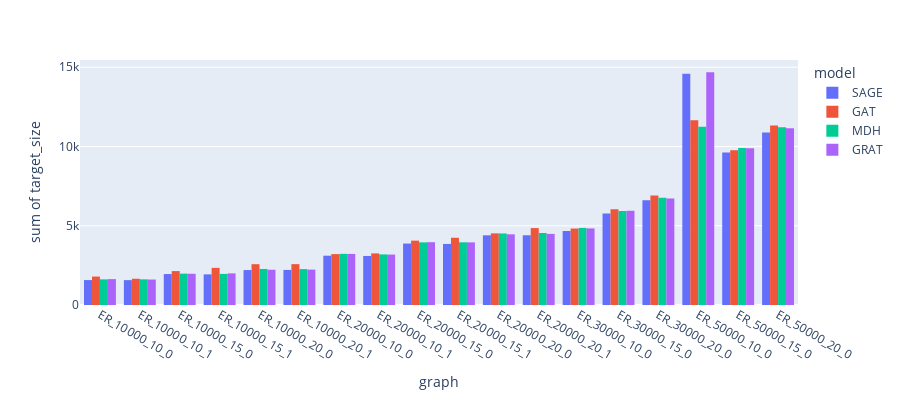

The code cell stored with this chart in its notebook:
### Code cell
fig = px.histogram(Full, x="graph", y="target_size",
             color='model', barmode='group',
             height=400)
fig.show()

### Figure 1 — Plotly figure (JSON) as saved in the notebook; plotly's stock layout.template omitted (floating-point values rounded to 4 significant figures)
{"data": [{"alignmentgroup": "True", "bingroup": "x", "histfunc": "sum", "hovertemplate": "model=SAGE<br>graph=%{x}<br>sum of target_size=%{y}<extra></extra>", "legendgroup": "SAGE", "marker": {"color": "#636efa", "pattern": {"shape": ""}}, "name": "SAGE", "offsetgroup": "SAGE", "orientation": "v", "showlegend": true, "type": "histogram", "x": ["ER_10000_10_0", "ER_10000_10_1", "ER_10000_15_0", "ER_10000_15_1", "ER_10000_20_0", "ER_10000_20_1", "ER_20000_10_0", "ER_20000_10_1", "ER_20000_15_0", "ER_20000_15_1", "ER_20000_20_0", "ER_20000_20_1", "ER_30000_10_0", "ER_30000_15_0", "ER_30000_20_0", "ER_50000_10_0", "ER_50000_15_0", "ER_50000_20_0"], "xaxis": "x", "y": [1573, 1568, 1952, 1932, 2205, 2212, 3112, 3094, 3877, 3852, 4397, 4400, 4668, 5768, 6606, 14598, 9623, 10883], "yaxis": "y"}, {"alignmentgroup": "True", "bingroup": "x", "histfunc": "sum", "hovertemplate": "model=GAT<br>graph=%{x}<br>sum of target_size=%{y}<extra></extra>", "legendgroup": "GAT", "marker": {"color": "#EF553B", "pattern": {"shape": ""}}, "name": "GAT", "offsetgroup": "GAT", "orientation": "v", "showlegend": true, "type": "histogram", "x": ["ER_10000_10_0", "ER_10000_10_1", "ER_10000_15_0", "ER_10000_15_1", "ER_10000_20_0", "ER_10000_20_1", "ER_20000_10_0", "ER_20000_10_1", "ER_20000_15_0", "ER_20000_15_1", "ER_20000_20_0", "ER_20000_20_1", "ER_30000_10_0", "ER_30000_15_0", "ER_30000_20_0", "ER_50000_10_0", "ER_50000_15_0", "ER_50000_20_0"], "xaxis": "x", "y": [1793, 1657, 2141, 2342, 2574, 2578, 3211, 3256, 4061, 4241, 4520, 4854, 4824, 6043, 6908, 11658, 9761, 11327], "yaxis": "y"}, {"alignmentgroup": "True", "bingroup": "x", "histfunc": "sum", "hovertemplate": "model=MDH<br>graph=%{x}<br>sum of target_size=%{y}<extra></extra>", "legendgroup": "MDH", "marker": {"color": "#00cc96", "pattern": {"shape": ""}}, "name": "MDH", "offsetgroup": "MDH", "orientation": "v", "showlegend": true, "type": "histogram", "x": ["ER_10000_10_0", "ER_10000_10_1", "ER_10000_15_0", "ER_10000_15_1", "ER_10000_20_0", "ER_10000_20_1", "ER_20000_10_0", "ER_20000_10_1", "ER_20000_15_0", "ER_20000_15_1", "ER_20000_20_0", "ER_20000_20_1", "ER_30000_10_0", "ER_30000_15_0", "ER_30000_20_0", "ER_50000_10_0", "ER_50000_15_0", "ER_50000_20_0"], "xaxis": "x", "y": [1617, 1618, 1980, 1962, 2274, 2265, 3227, 3192, 3951, 3956, 4513, 4543, 4863, 5936, 6772, 11245, 9903, 11217], "yaxis": "y"}, {"alignmentgroup": "True", "bingroup": "x", "histfunc": "sum", "hovertemplate": "model=GRAT<br>graph=%{x}<br>sum of target_size=%{y}<extra></extra>", "legendgroup": "GRAT", "marker": {"color": "#ab63fa", "pattern": {"shape": ""}}, "name": "GRAT", "offsetgroup": "GRAT", "orientation": "v", "showlegend": true, "type": "histogram", "x": ["ER_10000_10_0", "ER_10000_10_1", "ER_10000_15_0", "ER_10000_15_1", "ER_10000_20_0", "ER_10000_20_1", "ER_20000_10_0", "ER_20000_10_1", "ER_20000_15_0", "ER_20000_15_1", "ER_20000_20_0", "ER_20000_20_1", "ER_30000_10_0", "ER_30000_15_0", "ER_30000_20_0", "ER_50000_10_0", "ER_50000_15_0", "ER_50000_20_0"], "xaxis": "x", "y": [1633, 1607, 1971, 1995, 2224, 2233, 3222, 3182, 3962, 3950, 4461, 4486, 4831, 5952, 6713, 14685, 9897, 11146], "yaxis": "y"}], "layout": {"barmode": "group", "height": 400, "legend": {"title": {"text": "model"}, "tracegroupgap": 0}, "margin": {"t": 60}, "xaxis": {"anchor": "y", "domain": [0, 1], "title": {"text": "graph"}}, "yaxis": {"anchor": "x", "domain": [0, 1], "title": {"text": "sum of target_size"}}}}
